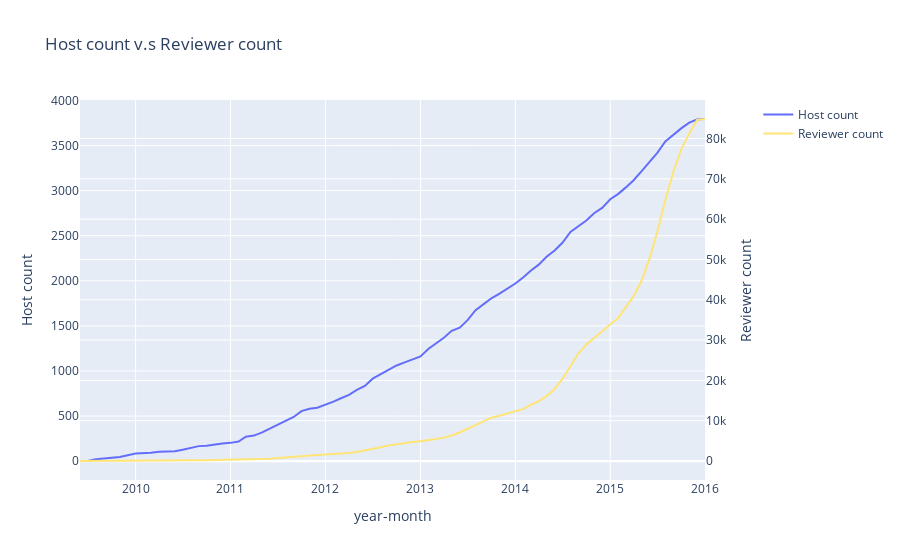

Notebook source saved alongside this figure:
### Code cell
# Create figure with secondary y-axis
fig = make_subplots(specs=[[{"secondary_y": True}]])

# Add traces
fig.add_trace(
    go.Scatter(x=reviews_host_count['year-month'], y= reviews_host_count['host_count_agg'], name="Host count"),
    secondary_y=False,
)

fig.add_trace(
    go.Scatter(x=reviews_host_count['year-month'], y= reviews_host_count['reviewer_count_agg'], 
               name="Reviewer count", line_color='#ffe476'),
    secondary_y=True
)

# Add figure title
fig.update_layout(
    title_text="Host count v.s Reviewer count"
)

# Set x-axis title
fig.update_xaxes(title_text="year-month")

# Set y-axes titles
fig.update_yaxes(title_text="Host count", secondary_y=False)
fig.update_yaxes(title_text="Reviewer count", secondary_y=True)

fig.show()

### Figure 1 — Plotly figure (JSON) as saved in the notebook; plotly's stock layout.template omitted (floating-point values rounded to 4 significant figures)
{"data": [{"name": "Host count", "type": "scatter", "x": ["2009-6", "2009-7", "2009-8", "2009-9", "2009-10", "2009-11", "2010-1", "2010-2", "2010-3", "2010-4", "2010-5", "2010-6", "2010-7", "2010-8", "2010-9", "2010-10", "2010-11", "2010-12", "2011-1", "2011-2", "2011-3", "2011-4", "2011-5", "2011-6", "2011-7", "2011-8", "2011-9", "2011-10", "2011-11", "2011-12", "2012-1", "2012-2", "2012-3", "2012-4", "2012-5", "2012-6", "2012-7", "2012-8", "2012-9", "2012-10", "2012-11", "2012-12", "2013-1", "2013-2", "2013-3", "2013-4", "2013-5", "2013-6", "2013-7", "2013-8", "2013-9", "2013-10", "2013-11", "2013-12", "2014-1", "2014-2", "2014-3", "2014-4", "2014-5", "2014-6", "2014-7", "2014-8", "2014-9", "2014-10", "2014-11", "2014-12", "2015-1", "2015-2", "2015-3", "2015-4", "2015-5", "2015-6", "2015-7", "2015-8", "2015-9", "2015-10", "2015-11", "2015-12", "2016-1"], "xaxis": "x", "y": [2, 2, 22, 30, 32, 46, 84, 87, 93, 105, 108, 109, 127, 149, 167, 171, 185, 195, 203, 218, 271, 284, 316, 361, 401, 445, 490, 555, 582, 593, 624, 661, 698, 736, 790, 834, 915, 964, 1009, 1061, 1096, 1132, 1162, 1247, 1306, 1369, 1445, 1480, 1564, 1674, 1741, 1806, 1857, 1908, 1970, 2039, 2112, 2179, 2266, 2336, 2422, 2541, 2610, 2668, 2752, 2808, 2904, 2964, 3033, 3115, 3214, 3313, 3419, 3545, 3623, 3690, 3754, 3789, 3794], "yaxis": "y"}, {"line": {"color": "#ffe476"}, "name": "Reviewer count", "type": "scatter", "x": ["2009-6", "2009-7", "2009-8", "2009-9", "2009-10", "2009-11", "2010-1", "2010-2", "2010-3", "2010-4", "2010-5", "2010-6", "2010-7", "2010-8", "2010-9", "2010-10", "2010-11", "2010-12", "2011-1", "2011-2", "2011-3", "2011-4", "2011-5", "2011-6", "2011-7", "2011-8", "2011-9", "2011-10", "2011-11", "2011-12", "2012-1", "2012-2", "2012-3", "2012-4", "2012-5", "2012-6", "2012-7", "2012-8", "2012-9", "2012-10", "2012-11", "2012-12", "2013-1", "2013-2", "2013-3", "2013-4", "2013-5", "2013-6", "2013-7", "2013-8", "2013-9", "2013-10", "2013-11", "2013-12", "2014-1", "2014-2", "2014-3", "2014-4", "2014-5", "2014-6", "2014-7", "2014-8", "2014-9", "2014-10", "2014-11", "2014-12", "2015-1", "2015-2", "2015-3", "2015-4", "2015-5", "2015-6", "2015-7", "2015-8", "2015-9", "2015-10", "2015-11", "2015-12", "2016-1"], "xaxis": "x", "y": [2, 3, 4, 6, 12, 17, 20, 23, 30, 35, 45, 67, 86, 124, 177, 210, 248, 271, 294, 326, 359, 409, 465, 571, 722, 937, 1085, 1209, 1343, 1440, 1551, 1662, 1811, 1986, 2240, 2581, 2973, 3436, 3875, 4205, 4470, 4691, 4928, 5143, 5447, 5805, 6330, 7082, 7965, 9035, 9982, 10749, 11224, 11768, 12321, 12941, 13924, 14869, 16108, 17880, 20357, 23625, 26728, 28887, 30637, 32133, 33850, 35512, 38194, 40894, 44664, 50213, 56793, 64756, 71741, 77277, 81275, 84626, 84849], "yaxis": "y2"}], "layout": {"title": {"text": "Host count v.s Reviewer count"}, "xaxis": {"anchor": "y", "domain": [0, 0.94], "title": {"text": "year-month"}}, "yaxis": {"anchor": "x", "domain": [0, 1], "title": {"text": "Host count"}}, "yaxis2": {"anchor": "x", "overlaying": "y", "side": "right", "title": {"text": "Reviewer count"}}}}
